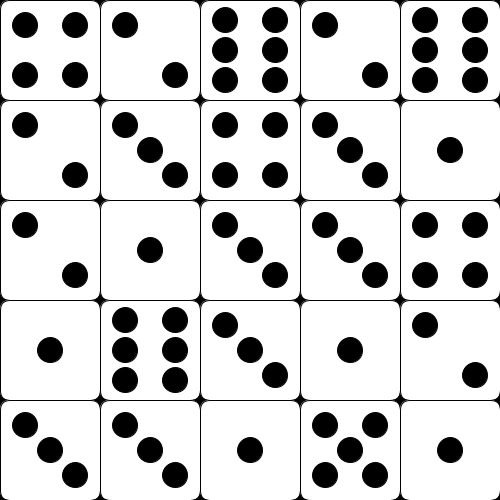
Frame 1 (no input)
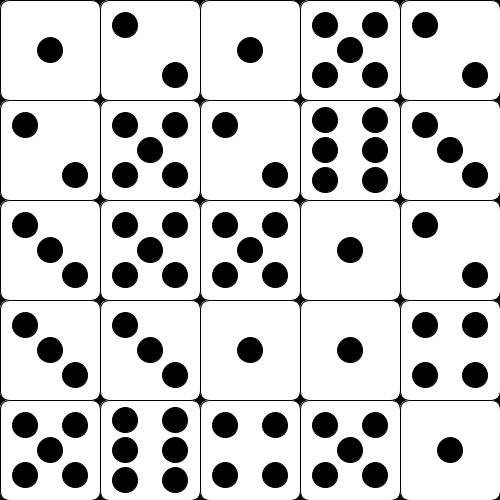
Frame 2 (the mouse pressed at the canvas centre, redrawn once)

The Processing sketch that drew these frames (run headless with seeded random() and noise(); the mouse was pressed at the canvas centre and the sketch redrawn once):

// Processing sketch: Dice
// ── Dice.pde
/* DICE by Elias A.
 * A Processing project for Mr. Rhinelander's APCSA class at Armbrae Academy, Halifax, Canada
 * Due on Friday 9 November 2018
 */

int width = 500;
int side = 100;

void settings() {
  size(width, width);
}
void setup()
{
  background(0, 0, 0);
  noLoop();
}
void draw()
{
  for (int i = 0; i < width / side; i++) {
    for (int j = 0; j < width / side; j++) {
        new Die(side * j, side * i, side);
    }
  }
}
void mousePressed()
{
  redraw();
}
class Die {
  int x, y, side;
  byte number;

  Die() {
    this.x = 10;
    this.y = 10;
    this.side = 10;
    this.roll();
    this.show();
  }
  Die(int x, int y)
  {
    this.x = x;
    this.y = y;
    this.side = 10;
    this.roll();
    this.show();
  }
  Die(int x, int y, int side) {
    this.x = x;
    this.y = y;
    this.side = side;
    this.roll();
    this.show();
  }
  void roll()
  {
    this.number = byte(random(6)+1);
  }
  void show()
  {
    fill(256, 256, 256);
    rect(x, y, side, side, side / 10, side / 10, side / 10, side / 10);
    fill(0, 0, 0);
    switch(this.number) {
    case 1:
      ellipse(x + side / 2, y + side / 2, side / 4, side / 4);
      break;
    case 2:
      ellipse(x + side / 4, y + side / 4, side / 4, side / 4);
      ellipse(x + 3 * side / 4, y + 3 * side / 4, side / 4, side / 4);
      break;
    case 3:
      ellipse(x + side / 4, y + side / 4, side / 4, side / 4);
      ellipse(x + side / 2, y + side / 2, side / 4, side / 4);
      ellipse(x + 3 * side / 4, y + 3 * side / 4, side / 4, side / 4);
      break;
    case 4:
      ellipse(x + side / 4, y + side / 4, side / 4, side / 4);
      ellipse(x + 3 * side / 4, y + side / 4, side / 4, side / 4);
      ellipse(x + side / 4, y + 3 * side / 4, side / 4, side / 4);
      ellipse(x + 3 * side / 4, y + 3 * side / 4, side / 4, side / 4);
      break;
    case 5:
      ellipse(x + side / 4, y + side / 4, side / 4, side / 4);
      ellipse(x + 3 * side / 4, y + side / 4, side / 4, side / 4);
      ellipse(x + side / 2, y + side / 2, side / 4, side / 4);
      ellipse(x + side / 4, y + 3 * side / 4, side / 4, side / 4);
      ellipse(x + 3 * side / 4, y + 3 * side / 4, side / 4, side / 4);
      break;
    case 6:
      ellipse(x + side / 4, y + side / 5, side / 4, side / 4);
      ellipse(x + 3 * side / 4, y + side / 5, side / 4, side / 4);
      ellipse(x + side / 4, y + side / 2, side / 4, side / 4);
      ellipse(x + 3 * side / 4, y + side / 2, side / 4, side / 4);
      ellipse(x + side / 4, y + 4 * side / 5, side / 4, side / 4);
      ellipse(x + 3 * side / 4, y + 4 * side / 5, side / 4, side / 4);
      break;
    default:
      break;
    }
  }
}
